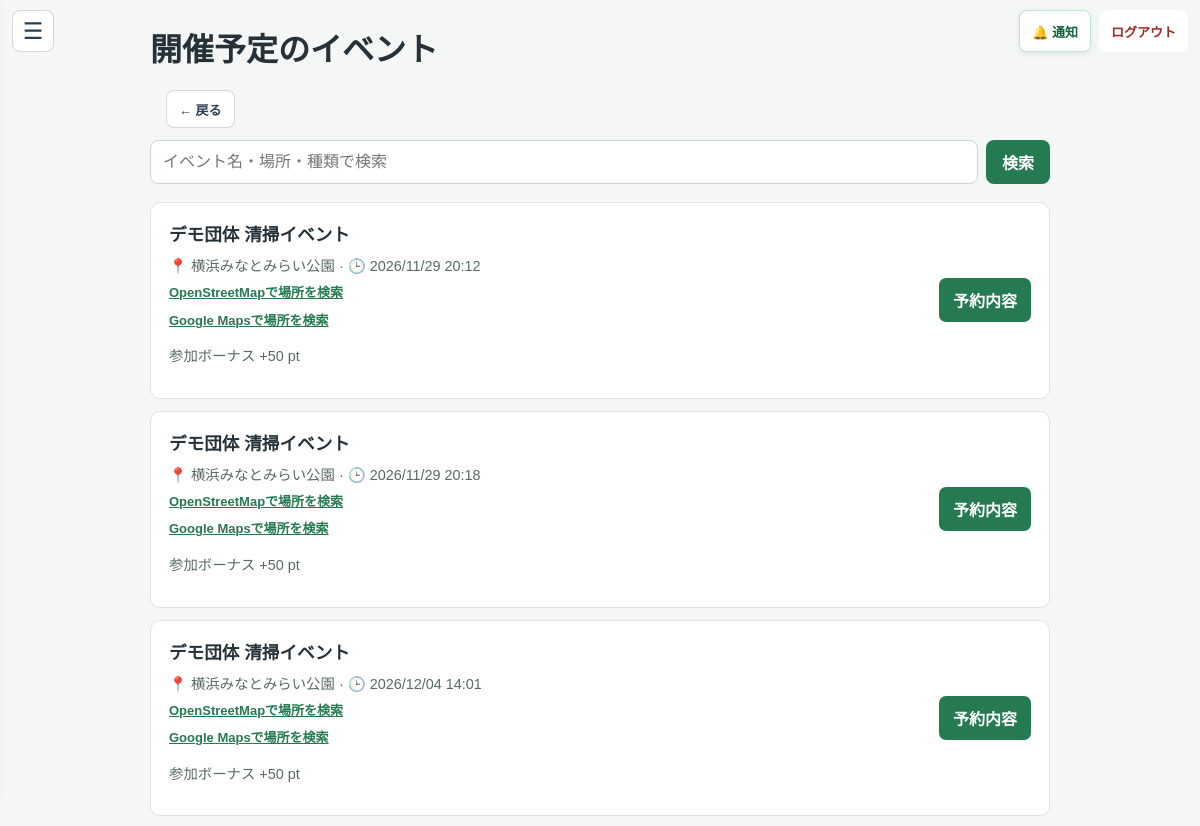
The page /events (signed in, upper part) on the database as committed earlier.
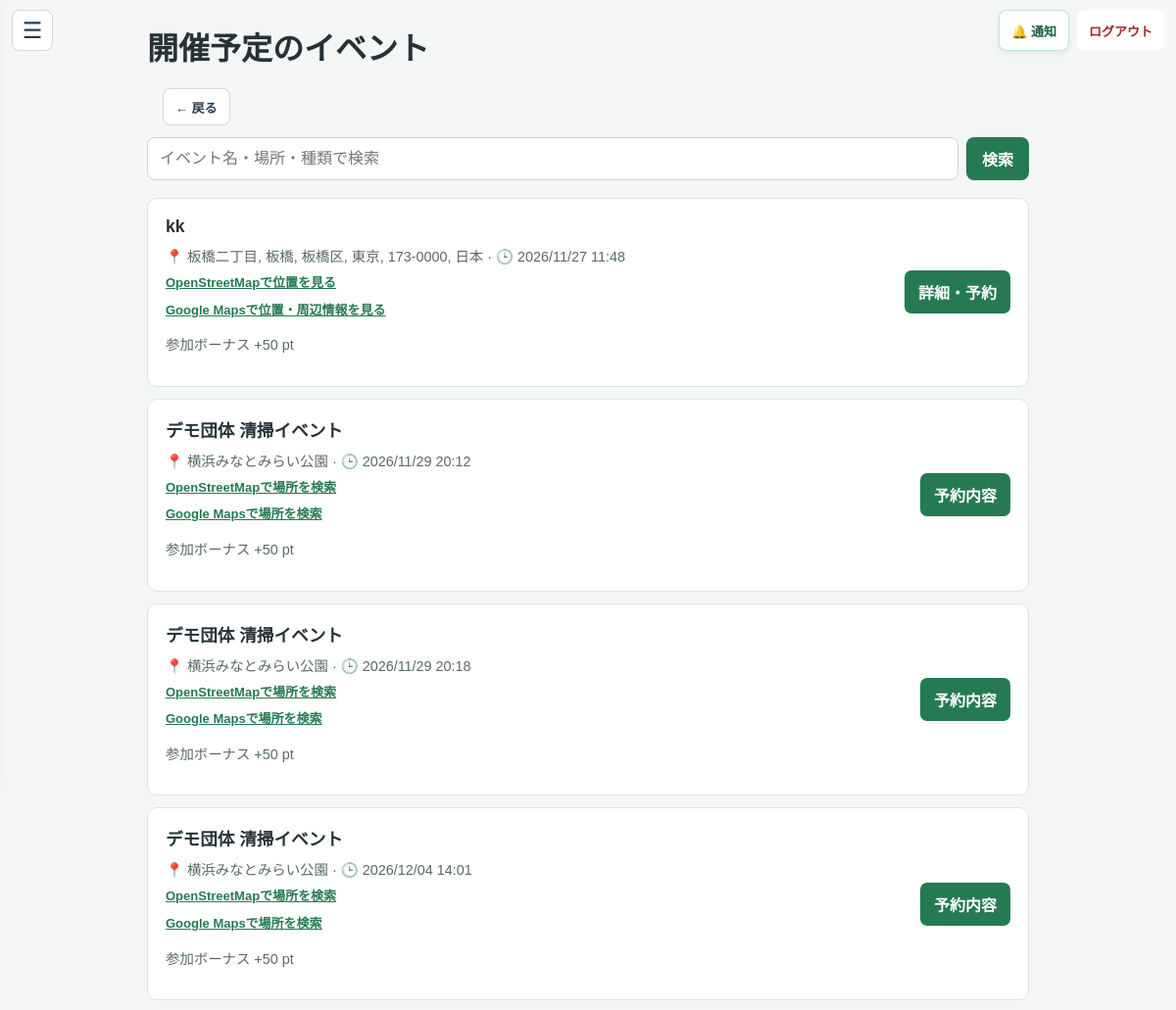
The same page on the database as committed later.
### tables this page shows
CREATE TABLE events (
                id INTEGER PRIMARY KEY AUTOINCREMENT,
                name TEXT,
                location TEXT,
                datetime TEXT,
                bonus_points INTEGER,
                organizer_id INTEGER,
                status TEXT NOT NULL DEFAULT 'open' CHECK(status IN ('open', 'cancelled')), review_status TEXT NOT NULL
                DEFAULT 'approved'
                CHECK(review_status IN ('pending', 'reviewing', 'changes_requested', 'approved', 'rejected')), review_comment TEXT, reviewed_by INTEGER REFERENCES users(id), reviewed_at TEXT, organization_id INTEGER REFERENCES organizations(id), latitude REAL, longitude REAL, reward_details TEXT, category TEXT NOT NULL DEFAULT 'その他', capacity INTEGER NOT NULL DEFAULT 20, purpose_issue TEXT NOT NULL DEFAULT '',
                FOREIGN KEY (organizer_id) REFERENCES users(id)
            );

### app.py (the view, shortened to what this page needs)
@app.route('/events')
@user_required
def all_events():
    conn = get_db()
    try:
        search_query = request.args.get('q', '').strip()[:100]
        search_sql = ''
        search_params = []
        events = conn.execute(f"""
            SELECT e.*,
                   (SELECT COUNT(*) FROM event_reservations r
                    WHERE r.event_id = e.id AND r.status = 'reserved') AS reserved_count
            FROM events e
            WHERE e.status = 'open' AND e.review_status = 'approved'
                AND e.datetime >= datetime('now', '+9 hours')
                AND e.datetime <= datetime('now', '+9 hours', '+365 days')
                {search_sql}
            ORDER BY e.datetime
        """, search_params).fetchall()
        reserved_events = {
            row['event_id'] for row in conn.execute("""
                SELECT event_id FROM event_reservations
                WHERE user_id = ? AND status = 'reserved'
            """, (session['user_id'],)).fetchall()
        }
        joined_events = {
            row['event_id'] for row in conn.execute("""
                SELECT event_id FROM activity_history
                WHERE user_id = ? AND type = 'event' AND event_id IS NOT NULL
            """, (session['user_id'],)).fetchall()
        }
        return render_template(
            'event_list.html',
            title='開催予定のイベント',
            events=events,
            reserved_events=reserved_events,
            joined_events=joined_events,
            is_reservation_list=False,
            search_query=search_query,
        )
    finally:
        conn.close()

### app.py (called while the page is built)
def get_db():
    conn = sqlite3.connect(DATABASE)
    conn.row_factory = sqlite3.Row
    conn.execute("PRAGMA foreign_keys = ON")
    return conn

def user_required(func):
    @wraps(func)
    def wrapper(*args, **kwargs):
        user_id = session.get('user_id')
        if session.get('role') != 'user' or not user_id:
            return redirect(url_for('login'))
        conn = get_db()
        try:
            user = conn.execute(
                'SELECT role FROM users WHERE id = ?', (user_id,)
            ).fetchone()
        finally:
            conn.close()
        if not user or user['role'] != 'user':
            session.clear()
            return redirect(url_for('login'))
        return func(*args, **kwargs)
    return wrapper

def _detect_view_mode():
    ua = (request.headers.get('User-Agent') or '').lower()
    if any(token in ua for token in ('mobile', 'android', 'iphone', 'ipod', 'iemobile')):
        return 'mobile'
    return 'pc'

@app.context_processor
def inject_csrf_token():
    if 'csrf_token' not in session:
        session['csrf_token'] = secrets.token_urlsafe(32)
    unread_notifications = 0
    if session.get('role') == 'user' and session.get('user_id'):
        conn = get_db()
        try:
            unread_notifications = conn.execute('''
                SELECT COUNT(*) FROM user_notifications
                WHERE user_id = ? AND read_at IS NULL
            ''', (session['user_id'],)).fetchone()[0]
        finally:
            conn.close()
    effective_view = _detect_view_mode()
    return {
        'csrf_token': session['csrf_token'],
        'unread_notifications': unread_notifications,
        'view_mode': effective_view,
        'region_profile': get_region_profile(),
    }

### templates/event_list.html (shortened to what this page needs)
{% from "_event_location_map.html" import event_map_link %}
<!DOCTYPE html>
<html lang="ja">
<head>
</head>
<body>
    {% include "_user_navigation.html" %}
    <main>
        <h1><a href="{{ url_for('home') }}" style="color:inherit; text-decoration:none;">{{ title }}</a></h1>
        {% include "_user_page_back.html" %}
        {% if not is_reservation_list %}
            <form class="event-search" action="{{ url_for('all_events') }}" method="get" role="search">
                <input type="search" name="q" value="{{ search_query or '' }}" maxlength="100" placeholder="イベント名・場所・種類で検索" aria-label="イベント名・場所・種類で検索">
                <button type="submit">検索</button>
            </form>
        {% endif %}
        {% for event in events %}
            <article>
                <div>
                    <h2>{{ event.name }}</h2>
                    <div class="meta">📍 {{ event.location }} · 🕒 {{ event.datetime|replace('-', '/') }}</div>
                    {{ event_map_link(event) }}
                    <p class="meta">参加ボーナス +{{ event.bonus_points }} pt</p>
                </div>
                {% if event.id in joined_events %}
                    <span class="action" style="background:#64748b;">参加済み</span>
                {% elif is_reservation_list %}
                    {% if event.datetime|event_started %}
                        <a class="action" href="{{ url_for('event_live', event_id=event.id) }}">計測を開始</a>
                    {% else %}
                        <a class="action" href="{{ url_for('event_reserve', event_id=event.id) }}">開催前・予約内容</a>
                    {% endif %}
                {% elif event.id in reserved_events %}
                    <a class="action" href="{{ url_for('event_reserve', event_id=event.id) }}">予約内容</a>
                {% else %}
                    <a class="action" href="{{ url_for('event_reserve', event_id=event.id) }}">詳細・予約</a>
                {% endif %}
            </article>
        {% else %}
            <p class="empty">{% if is_reservation_list %}予約中のイベントはありません。{% elif search_query %}「{{ search_query }}」に一致するイベントはありません。{% else %}1年以内に開催予定のイベントはありません。{% endif %}</p>
        {% endfor %}
    </main>
</body>
</html>

### templates/_event_location_map.html (shortened to what this page needs)
{% macro event_map_link(event) -%}
    {% if event.latitude is not none and event.longitude is not none %}
        <a href="https://www.openstreetmap.org/?mlat={{ '%.7f'|format(event.latitude) }}&amp;mlon={{ '%.7f'|format(event.longitude) }}#map=17/{{ '%.7f'|format(event.latitude) }}/{{ '%.7f'|format(event.longitude) }}"
           target="_blank" rel="noopener noreferrer"
           style="display:block; width:fit-content; max-width:100%; margin-top:8px; color:#257a52; font-size:13px; font-weight:600; line-height:1.5; text-decoration:underline;">
            OpenStreetMapで位置を見る
        </a>
        <a href="https://www.google.com/maps/search/?api=1&amp;query={{ ('%.7f,%.7f'|format(event.latitude, event.longitude))|urlencode }}"
           target="_blank" rel="noopener noreferrer"
           style="display:block; width:fit-content; max-width:100%; margin:8px 0 0; color:#257a52; font-size:13px; font-weight:600; line-height:1.5; text-decoration:underline;">
            Google Mapsで位置・周辺情報を見る
        </a>
    {% elif event.location %}
        <a href="https://www.openstreetmap.org/search?query={{ event.location|urlencode }}"
           target="_blank" rel="noopener noreferrer"
           style="display:block; width:fit-content; max-width:100%; margin-top:8px; color:#257a52; font-size:13px; font-weight:600; line-height:1.5; text-decoration:underline;">
            OpenStreetMapで場所を検索
        </a>
        <a href="https://www.google.com/maps/search/?api=1&amp;query={{ event.location|urlencode }}"
           target="_blank" rel="noopener noreferrer"
           style="display:block; width:fit-content; max-width:100%; margin:8px 0 0; color:#257a52; font-size:13px; font-weight:600; line-height:1.5; text-decoration:underline;">
            Google Mapsで場所を検索
        </a>
    {% endif %}
{%- endmacro %}

### templates/_user_navigation.html (shortened to what this page needs)
<div class="user-app-bar">
    <div class="user-app-left">
        <button class="user-menu-toggle" type="button" aria-label="メニューを開く" aria-expanded="false" aria-controls="user-menu-panel">☰</button>
    </div>
    <div class="user-app-actions">
        <button class="user-app-notify" type="button" aria-label="通知ボックスを開く" aria-haspopup="dialog" aria-expanded="false">
            🔔 通知{% if unread_notifications %}<span class="user-app-notify-badge">{{ unread_notifications }}</span>{% endif %}
        </button>
        <a class="user-app-logout" href="{{ url_for('logout') }}">ログアウト</a>
    </div>
</div>

### templates/_user_page_back.html
<div class="user-page-back-row">
    <a class="user-page-back" href="{{ url_for('home') }}" data-history-back>← 戻る</a>
</div>

### templates/event_list.html (style rules this page uses)
body { margin: 0; background: #f4f7f6; color: #263238; font-family: "Yu Gothic", Meiryo, sans-serif; }
main { max-width: 900px; margin: 24px auto; padding: 0 16px 30px; }
h1 { margin: 20px 0; }
article { display: flex; justify-content: space-between; gap: 18px; align-items: center; margin: 12px 0; padding: 18px; background: #fff; border: 1px solid #dce5e1; border-radius: 10px; }
article h2 { margin: 0 0 8px; font-size: 1.1rem; }
.meta { color: #596a63; font-size: .9rem; }
.action { flex: 0 0 auto; padding: 10px 14px; border-radius: 7px; background: #257a52; color: #fff; text-decoration: none; font-weight: 700; }
.event-search { display: flex; gap: 8px; margin: 0 0 18px; }
.event-search input { min-width: 0; flex: 1; padding: 12px; border: 1px solid #cbd5d1; border-radius: 8px; font: inherit; }
.event-search button { padding: 0 16px; border: 0; border-radius: 8px; background: #257a52; color: #fff; font: inherit; font-weight: 700; }

Rows that differ between the two databases and show on the page:
added events: name "kk", location "板橋二丁目, 板橋, 板橋区, 東京, 173-0000, 日本", datetime "2026/11/27 11:48", bonus_points "50"
